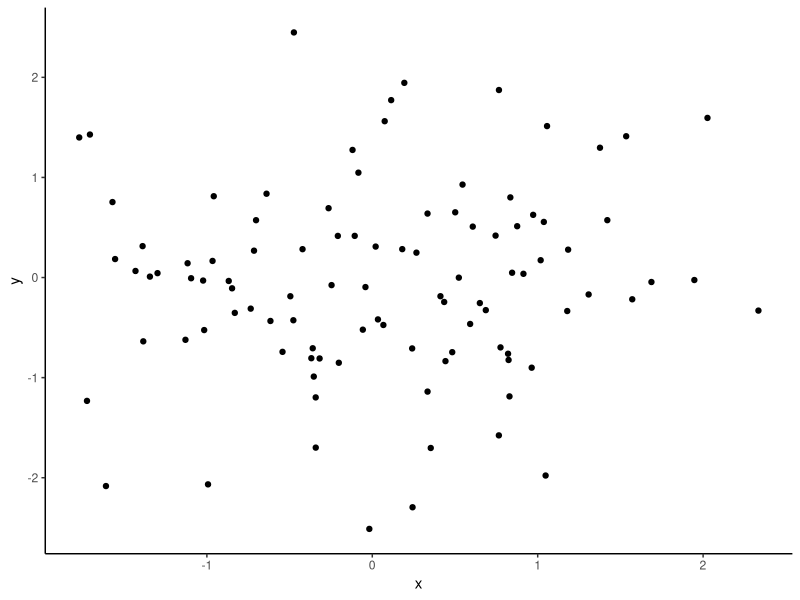

The R script that drew this image:
## ---- chunk 1
knitr::opts_chunk$set(echo = FALSE, fig.height = 4, fig.width = 6, 
                      cache = TRUE, warning = FALSE, message = FALSE,
                      fig.path = "figure/", cache.path = "_cache/",
                      fig.align = "center")
options(width = 55)  # if 4:3 set to 55, otherwise 70
library(tidyverse)
theme_set(theme_classic())
## ---- chunk 2
summary(cars)
## ---- chunk 3
ggplot(tibble(x = rnorm(100), y = rnorm(100)), aes(x, y)) +
  geom_point()
